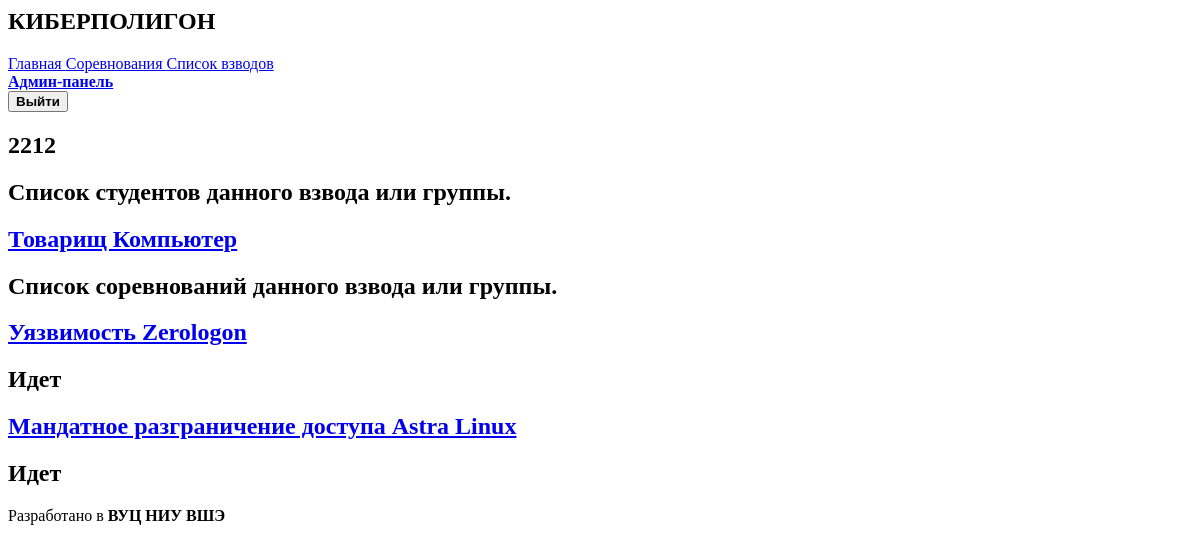
Before: /cyberpolygon/platoons/6/ (signed in) with the older database file.
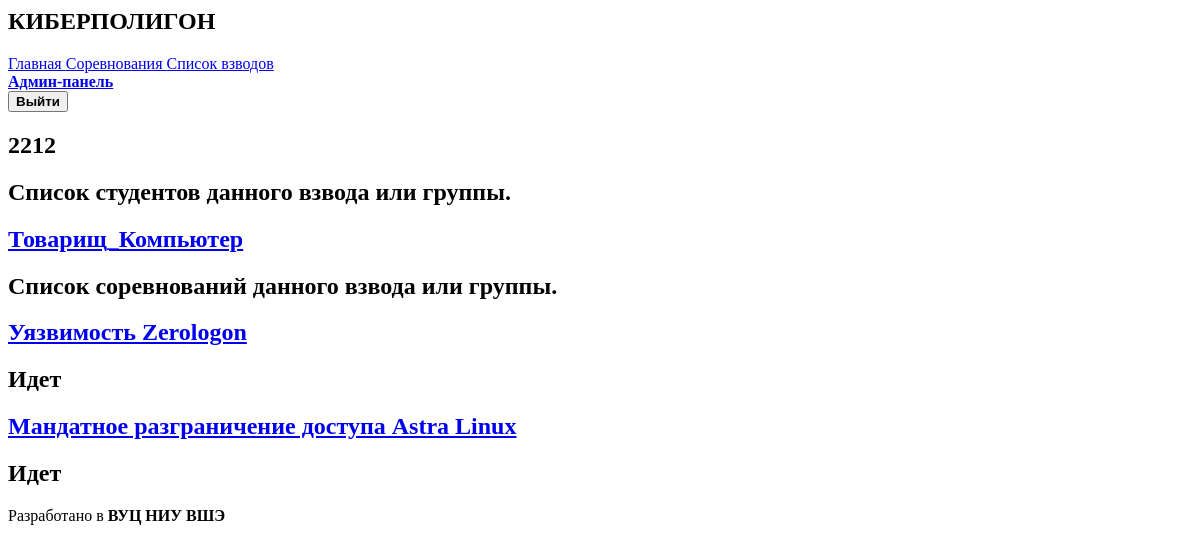
After: the same page with the newer database file.
### interface/models.py (models this page shows, shortened)
class User(AbstractUser):
    platoon = models.ForeignKey(Platoon,
                                related_name="students",
                                on_delete=models.CASCADE,
                                verbose_name="взвод",
                                null=True)
    class Meta:
        verbose_name = 'Пользователь'
        verbose_name_plural = 'Пользователи'

class Competition(models.Model):
    slug = models.SlugField('Название в адресной строке', unique=True)
    start = models.DateTimeField("Начало")
    finish = models.DateTimeField("Конец")
    lab = models.ForeignKey(Lab,
                                related_name="competitions",
                                on_delete=models.CASCADE,
                                verbose_name="Лабораторная работа",
                                null=True)
    platoons = models.ManyToManyField(Platoon)
    class Meta:
        verbose_name = 'Соревнование'
        verbose_name_plural = 'Соревнования'

class Lab(models.Model):
    name = models.CharField('Имя', max_length=255, primary_key=True)
    description = models.TextField('Описание')
    answer_flag = models.CharField('Ответный флаг', max_length=1024, blank=True,null=True)
    slug = models.SlugField('Название в адресной строке', unique=True)
    class Meta:
        verbose_name = 'Лабораторная работа'
        verbose_name_plural = 'Лабораторные работы'

### interface/views.py (the view)
# urls.py: path("platoons/<id>/", PlatoonDetailView.as_view(), name="platoon-detail"),
class PlatoonDetailView(DetailView):
    model = Platoon
    pk_url_kwarg = 'id'
    def get_context_data(self, **kwargs):
        context = super().get_context_data(**kwargs)
        user_list = User.objects.filter(platoon = context["platoon"]).exclude(username = "admin")
        context["user_list"] = user_list
        competitions ={}
        comps = Competition.objects.filter(platoons = context["platoon"])
        for comp in comps:
            if (comp.finish - timezone.now()).seconds < 0:
                competitions[comp] = False
            else:
                competitions[comp] = True
        context["competitions"] = competitions
        logging.debug(context)
        logging.debug(competitions)
        return context

### templates/interface/platoon_detail.html
{% extends 'interface/base.html' %}
{% block content %}
{% if user.is_superuser %}
    <div class="columns is-centered">
        <div class="column is-two-thirds">
            <h1 class="title is-2">{{ object.number }}</h1>
            <h2 class="title is-3">Список студентов данного взвода или группы.</h2>
                {% for student in user_list %}
                        <div class="box">
                            <h2 class="title is-5"><a href = " {% url 'interface:user-detail' student.id %}">{{student.username}}</a></h2>
                        </div>
                {% empty %}
                <p class = "content is-medium">Студентов нет.</p>
                {% endfor %}
            <h2 class="title is-3">Список соревнований данного взвода или группы.</h2>
                {% for comp, info in competitions.items %}
                        <div class="box">
                            <h2 class="title is-3 is-link"><a href="{% url 'interface:competition-list' %}{{ comp.slug }}">{{ comp.lab.name }}</a></h2>
                            {% if info %}
                                <h2 class="tag is-success"> Идет </h2>
                            {% else %}
                                <h2 class="tag is-danger"> Окончено </h2>
                            {% endif %}
                        </div>
                {% empty %}
                <p class = "content is-medium">Соревнований нет.</p>
                {% endfor %}
        </div>
    </div>
{% endif %}
{% endblock %}

Changed rows visible on the page:
removed User: username "Товарищ Компьютер"
added User: username "Товарищ_Компьютер"
